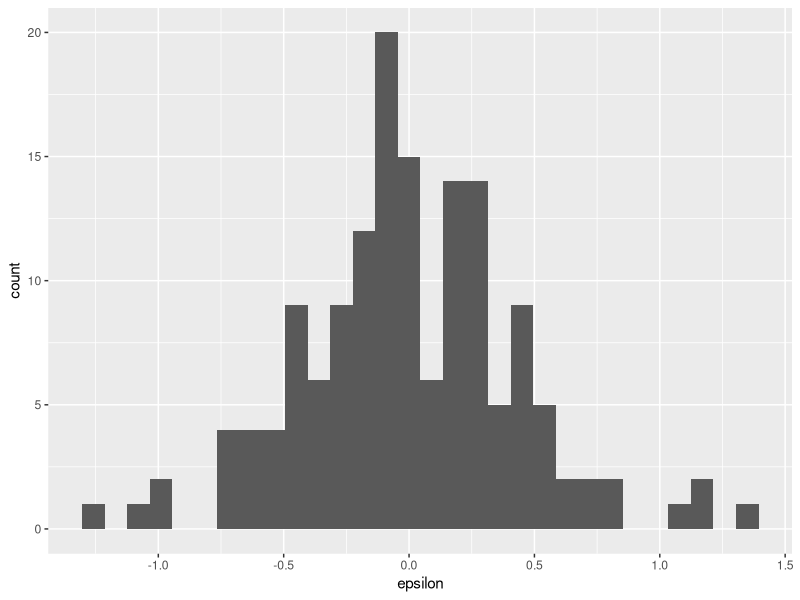
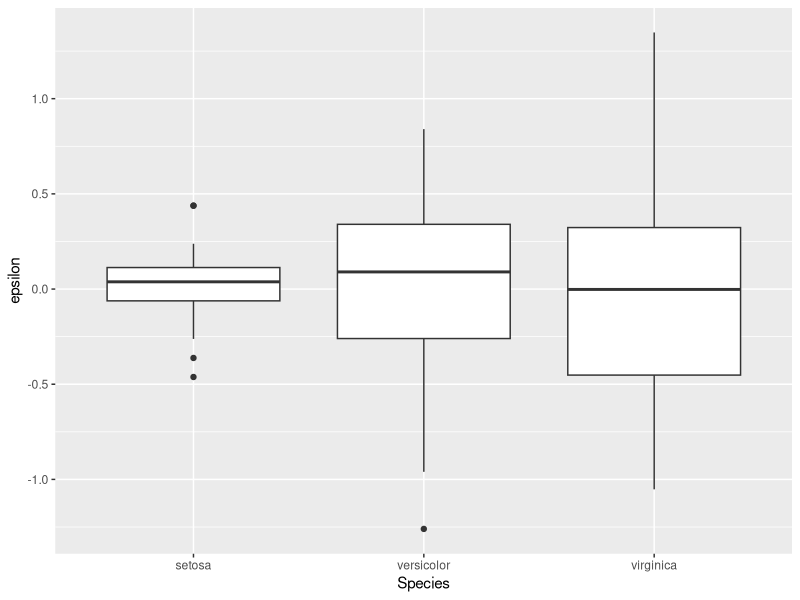
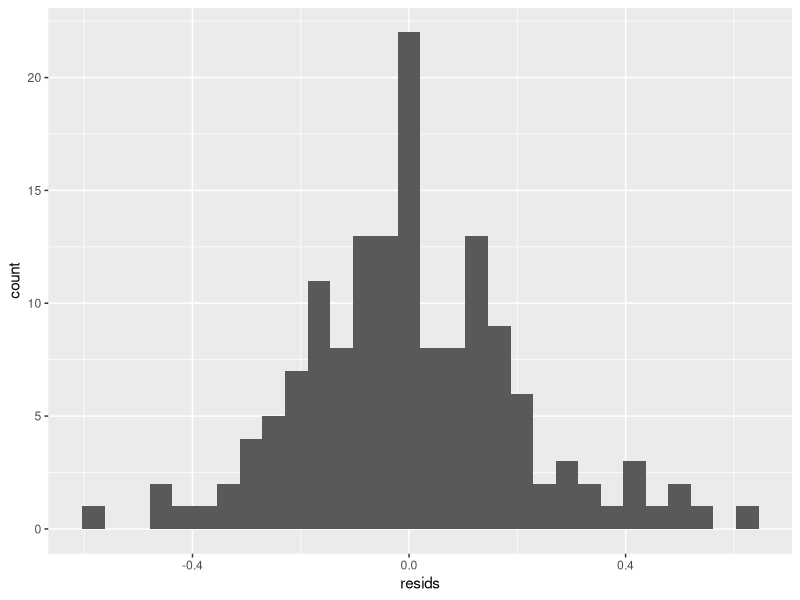
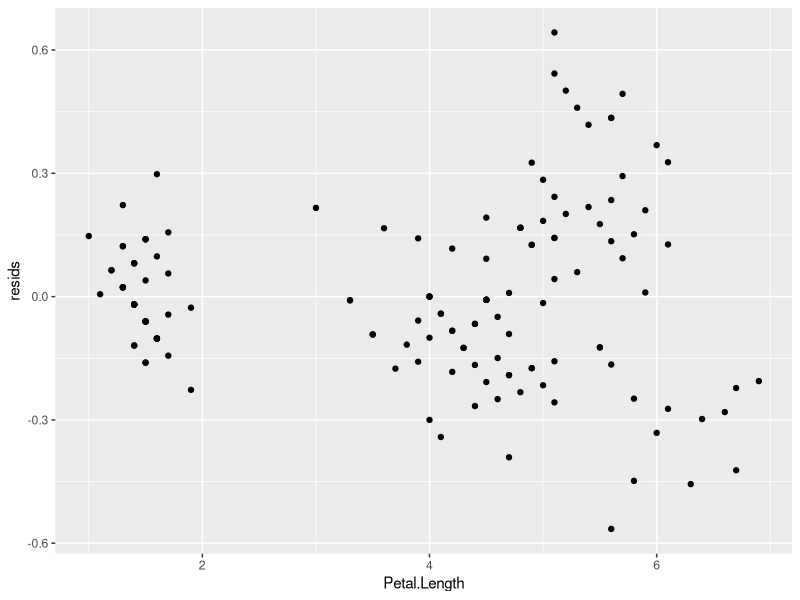
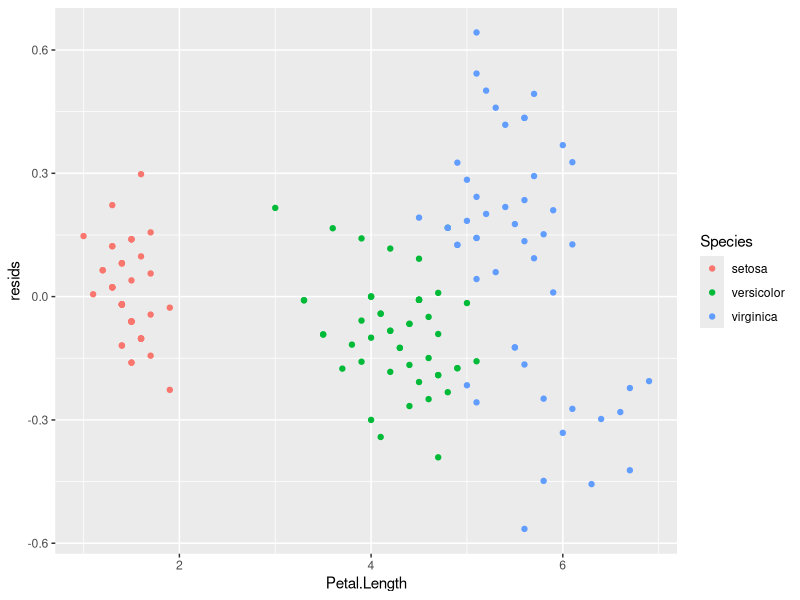
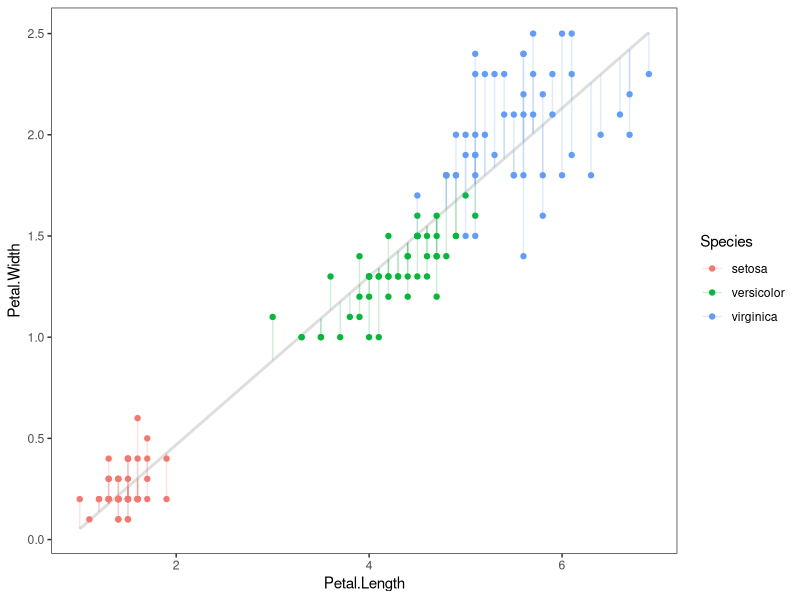
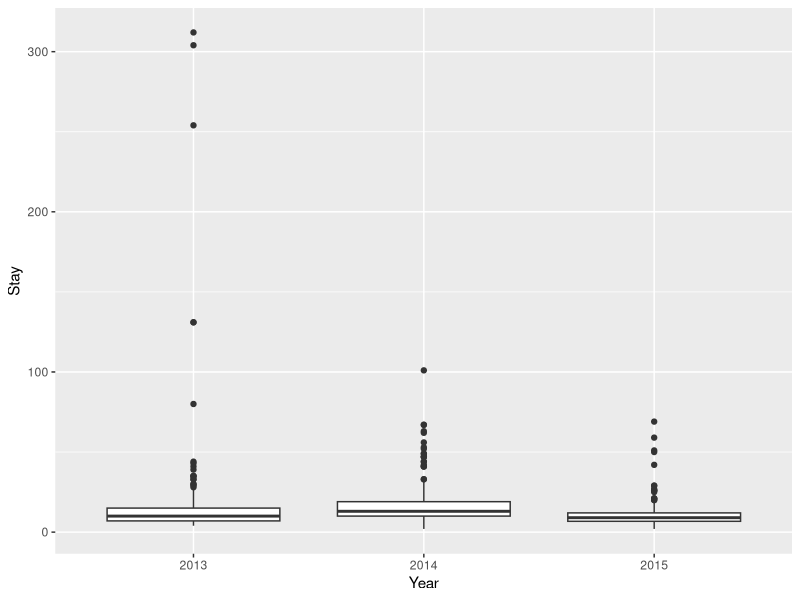
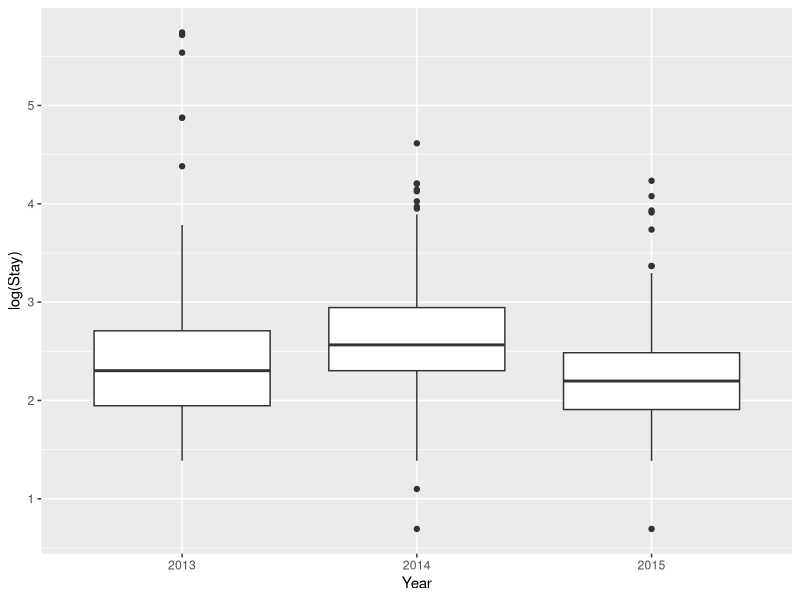

Reproduce these figures in R, in order.
## ---- chunk 1
knitr::opts_chunk$set(warning = FALSE, message = FALSE)
## ---- chunk 2
library(tidyverse)
library(GGally)
## ---- chunk 3
# Load the iris data
data(iris)

# Calculate mean of each group
means <- iris %>%
  group_by(Species) %>%
  summarise(x_bar = mean(Petal.Length))

# Have a look
means
  
## ---- chunk 4
# Merge them. R will use "Species"  in both by default
resid_df <- merge(iris, means)

# Calculate residual error:
resid_df$epsilon <- resid_df$Petal.Length - resid_df$x_bar
  
## ---- chunk 5
ggplot(resid_df, aes(x = epsilon)) +
  geom_histogram()

## ---- chunk 6
ggplot(resid_df, aes(x = Species, y = epsilon)) +
  geom_boxplot()
## ---- chunk 7
# Fit a linear regression to estimate change
# in Petal.Width with Petal.Length
fit_lm <- lm(Petal.Width ~ Petal.Length, data = iris)

# Now extract the residuals from
# the fitted model object
resids <- fit_lm$residuals

## ---- chunk 8
iris$resids <- resids
## ---- chunk 9
ggplot(iris, aes(x = resids)) +
  geom_histogram()
## ---- chunk 10
ggplot(iris, aes(x = Petal.Length, y = resids)) +
  geom_point() 
## ---- chunk 11
ggplot(iris, aes(x = Petal.Length, y = resids, color = Species)) +
  geom_point() 
## ---- chunk 12
# Make predictions from the model
y_hat <- predict(fit_lm)

ggplot(iris, aes(x = Petal.Length, y = Petal.Width, color = Species) ) +
  geom_smooth(method = "lm", se = FALSE, color = "gray87") +
  geom_point() +
  geom_segment(aes(xend = Petal.Length, yend = y_hat), alpha = .2) +
  theme_bw() +
  theme(panel.grid = element_blank())
  
## ---- chunk 13
# Read in the turtles data,
# It's a bit messy, so we will read it
# in with an extra option to strip white spaces.
turtles = read.csv('data/turtles.txt', header = TRUE, strip.white = TRUE)
## ---- chunk 14
head(turtles, 10)
## ---- chunk 15
ggplot(turtles, 
       aes(x = factor(Year), y = Stay, group = Year), fill = 'gray87') +
  geom_boxplot() +
  xlab("Year")
## ---- chunk 16
ggplot(turtles, 
       aes(x = factor(Year), y = log(Stay), group = Year), 
       fill = 'gray87') +
  geom_boxplot() +
  xlab("Year")
## ---- chunk 17
ggplot(turtles, aes(x = log(Stay))) +
  geom_histogram() +
  facet_wrap(~ Year)
## ---- chunk 18
turtles %>%
  group_by(Year) %>%
  summarize(var(Stay))
## ---- chunk 19
turtles %>%
  group_by(Year) %>%
  summarize(var(log(Stay)))
## ---- chunk 20
turtles$Year <- factor(turtles$Year, levels = c(2013, 2014, 2015))

## ---- chunk 21
# First fit a model - the easy part
turdel <- lm( Stay ~ Year, data = turtles) 

## ---- chunk 22
ggplot(turdel, aes(x = .fitted, y = .resid, color=Year)) + 
  geom_jitter() +
  scale_x_discrete() +
  xlab("Year") + 
  ylab(expression(paste(epsilon)))

## ---- chunk 23
# First fit a model
log_turdel <- lm( log(Stay) ~ Year, data = turtles) 

# Now plot the residuals
ggplot(log_turdel, aes(x = .fitted, y = .resid, color=factor(Year))) + 
  geom_jitter() +
  scale_color_discrete(name = "Year") +
  xlab("Year") + 
  ylab(expression(paste(epsilon)))

## ---- chunk 24
# Now plot the residuals
ggplot(log_turdel, aes(x = .fitted, y = .resid, color=factor(Year))) + 
  geom_violin() +
  geom_jitter() +
  scale_color_discrete(name = "Year") +
  xlab("Year") + 
  ylab(expression(paste(epsilon)))

## ---- chunk 25
# Fit the model
fit_width <- lm( Stay ~ Width, data = turtles)

# Now plot the residuals
ggplot(fit_width, aes(x = .fitted, y = .resid, color = Width)) + 
  geom_point() +
  xlab("Hook width") + 
  ylab(expression(paste(epsilon)))
## ---- chunk 26
# Fit the model
log_fit_width <- lm( log(Stay) ~ Width, data = turtles)

# Now plot the residuals
ggplot(log_fit_width, aes(x = .fitted, y = .resid, color = Width)) + 
  geom_point() +
  xlab("Hook width") + 
  ylab(expression(paste(epsilon)))

## ---- chunk 27
# Need to get rid of a couple NA values
turts <- subset(turtles, !is.na(Width))

log_fit_width <- lm( log(Stay) ~ Width, data = turts)
turt_pred <- cbind(turts, predict(log_fit_width, interval = 'confidence'))

ggplot(turt_pred, aes(x = Width, y = log(Stay), color = Year, fill = Year)) +
  geom_point(alpha = 0.3, size = 2) +
  geom_line(aes(y = fit), size = 1) +
  geom_ribbon(aes(ymin = lwr, ymax = upr, color = NULL), alpha = .3) +
  xlab("Hook width") +
  ylab("log(Length of stay in days)")

## ---- chunk 28
# Need to get rid of a couple NA values
turts <- subset(turtles, !is.na(Width))

log_fit_width <- lm( log(Stay) ~ Year + Width, data = turts)
turt_pred <- cbind(turts, predict(log_fit_width, interval = 'confidence'))

ggplot(turt_pred, 
       aes(x = Width, y = log(Stay), color = Year, fill = Year)) +
  geom_point(alpha = 0.3, size = 2) +
  geom_line(aes(y = fit), size = 1) +
  geom_ribbon(aes(ymin = lwr, ymax = upr, color = NULL), alpha = .3) +
  xlab("Hook width") +
  ylab("log(Length of stay in days)")

